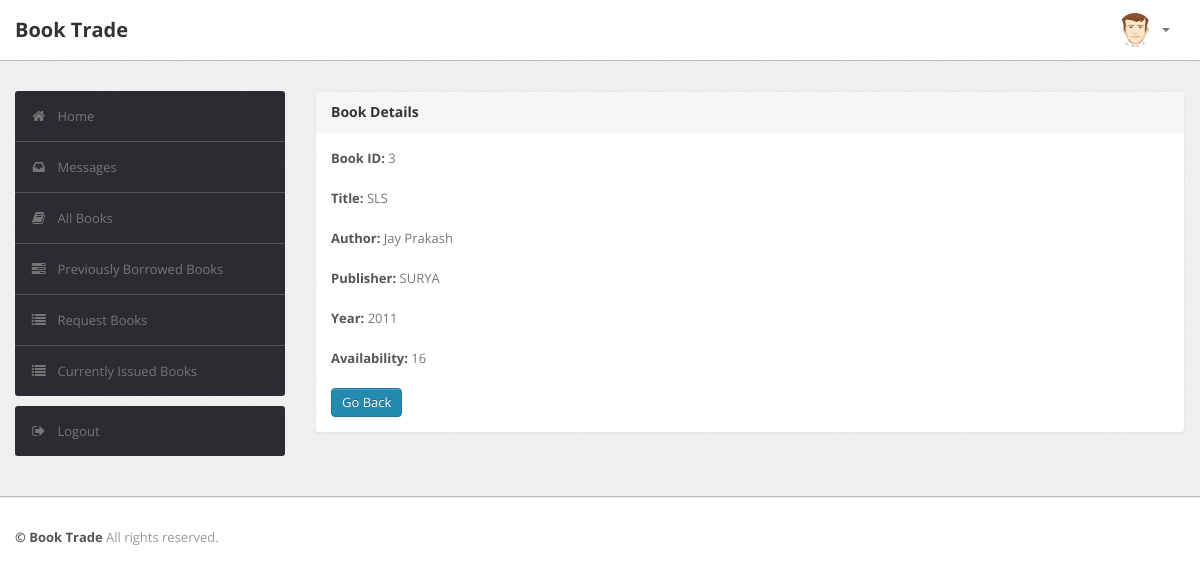
Page /student/bookdetails.php?id=3 (signed in) on the committed database.
### tables this page shows
CREATE TABLE `book` (
  `BookId` int NOT NULL,
  `Title` varchar(50) DEFAULT NULL,
  `Publisher` varchar(50) DEFAULT NULL,
  `Year` varchar(50) DEFAULT NULL,
  `Availability` int DEFAULT NULL
);

CREATE TABLE `author` (
  `BookId` int NOT NULL,
  `Author` varchar(50) NOT NULL
);

### student/bookdetails.php (the view, shortened to what this page needs)
<?php
require('dbconn.php');
?>
<?php
if ($_SESSION['RollNo']) {
    ?>
<!DOCTYPE html>
<html lang="en">
    <head>
        <link type="text/css" href="bootstrap/css/bootstrap.min.css" rel="stylesheet">
        <link type="text/css" href="bootstrap/css/bootstrap-responsive.min.css" rel="stylesheet">
        <link type="text/css" href="css/theme.css" rel="stylesheet">
        <link type="text/css" href="images/icons/css/font-awesome.css" rel="stylesheet">
    </head>
    <body>
        <div class="navbar navbar-fixed-top">
            <div class="navbar-inner">
                <div class="container">
                        <a class="brand" href="index.php">Book Trade </a>
                    <div class="nav-collapse collapse navbar-inverse-collapse">
                        <ul class="nav pull-right">
                            <li class="nav-user dropdown"><a href="#" class="dropdown-toggle" data-toggle="dropdown">
                                <img src="images/user.png" class="nav-avatar" />
                                <b class="caret"></b></a>
                            </li>
                        </ul>
                    </div>
                </div>
            </div>
        </div>
        <div class="wrapper">
            <div class="container">
                <div class="row">
                    <div class="span3">
                        <div class="sidebar">
                            <ul class="widget widget-menu unstyled">
                                <li class="active"><a href="index.php"><i class="menu-icon icon-home"></i>Home
                                </a></li>
                                 <li><a href="message.php"><i class="menu-icon icon-inbox"></i>Messages</a>
                                </li>
                                <li><a href="book.php"><i class="menu-icon icon-book"></i>All Books </a></li>
                                <li><a href="history.php"><i class="menu-icon icon-tasks"></i>Previously Borrowed Books </a></li>
                                <li><a href="requestbook.php"><i class="menu-icon icon-list"></i>Request Books </a></li>
                                <li><a href="current.php"><i class="menu-icon icon-list"></i>Currently Issued Books </a></li>
                            </ul>
                            <ul class="widget widget-menu unstyled">
                                <li><a href="logout.php"><i class="menu-icon icon-signout"></i>Logout </a></li>
                            </ul>
                        </div>
                    </div>
                    <div class="span9">
                        <div class="content">
                        <div class="module">
                            <div class="module-head">
                                <h3>Book Details</h3>
                            </div>
                            <div class="module-body">
                        <?php
                            $x=$_GET['id'];
                            $sql="select * from LMS.book where BookId='$x'";
                            $result=$conn->query($sql);
                            $row=$result->fetch_assoc();
                                $bookid=$row['BookId'];
                                $name=$row['Title'];
                                $publisher=$row['Publisher'];
                                $year=$row['Year'];
                                $avail=$row['Availability'];
                                echo "<b>Book ID:</b> ".$bookid."<br><br>";
                                echo "<b>Title:</b> ".$name."<br><br>";
                                $sql1="select * from LMS.author where BookId='$bookid'";
                                $result=$conn->query($sql1);
                                echo "<b>Author:</b> ";
                                while($row1=$result->fetch_assoc())
                                {
                                    echo $row1['Author']."&nbsp;";
                                }
                                echo "<br><br>";
                                echo "<b>Publisher:</b> ".$publisher."<br><br>";
                                echo "<b>Year:</b> ".$year."<br><br>";
                                echo "<b>Availability:</b> ".$avail."<br><br>";
                            ?>
                        <a href="book.php" class="btn btn-primary">Go Back</a>
                               </div>
                           </div>
                            </div>
                </div>
                </div>
                </div>
            </div>
<div class="footer">
            <div class="container">
                <b class="copyright">&copy; Book Trade </b>All rights reserved.
            </div>
        </div>
    </body>
</html>
<?php }
else {
    echo "<script type='text/javascript'>alert('Access Denied!!!')</script>";
} ?>

### student/css/theme.css (style rules this page uses)
body { font-size: 13px; font-family: 'Open Sans', Arial, sans-serif; background: #fff; color: #777 }
h1, h2, h3, h4, h5, h6 { color: #333; margin-top: 0 }
h3 { font-size: 20px }
strong, b { color: #555 }
.wrapper { background: url(../images/bg.png) #eee; border-bottom: 1px solid #bbb; -webkit-box-shadow: 0 1px 2px rgba(0,0,0,0.1); -moz-box-shadow: 0 1px 2px rgba(0,0,0,0.1); box-shadow: 0 1px 2px rgba(0,0,0,0.1); padding: 30px 0 }
.footer { color: #999; padding: 30px 0 60px }
body [class^="icon-"], body [class*=" icon-"] { font-size: 14px; line-height: 20px; height: 20px }
.module { background: #fff; -webkit-border-radius: 3px; -moz-border-radius: 3px; border-radius: 3px; border: 1px solid #ccc; border-bottom-color: #bbb; -webkit-box-shadow: 0 0 1px rgba(0,0,0,0.2); -moz-box-shadow: 0 0 1px rgba(0,0,0,0.2); box-shadow: 0 0 1px rgba(0,0,0,0.2); margin-bottom: 30px }
.navbar { position: static!important; margin: 0!important }
.navbar .navbar-inner { background: #fff; border-bottom: 1px solid #bbb; -webkit-box-shadow: 0 1px 2px rgba(0,0,0,0.15); -moz-box-shadow: 0 1px 2px rgba(0,0,0,0.15); box-shadow: 0 1px 2px rgba(0,0,0,0.15) }
.navbar .brand { color: #333; font-weight: bold; font-size: 20px; margin-right: 20px; padding: 20px }
.navbar .nav>li>a { padding: 20px 15px; font-weight: bold; color: #777 }
.nav-user>a { height: 20px }
.nav-avatar { width: 34px; height: 34px; margin: -7px 5px 0 0; -webkit-border-radius: 50%; -moz-border-radius: 50%; border-radius: 50% }
.btn, .btn-box { -webkit-border-radius: 3px; -moz-border-radius: 3px; border-radius: 3px }
.btn { font-size: 13px; font-weight: 600 }
.btn { display: inline-block; margin-bottom: 0; font-weight: 400; text-align: center; vertical-align: middle; cursor: pointer; background-image: none; border: 1px solid transparent; white-space: nowrap; padding: 4px 10px; font-size: 13px; line-height: 1.42857; border-radius: 4px; -webkit-user-select: none; -moz-user-select: none; -ms-user-select: none; user-select: none }
.btn-primary { color: #fff; background-color: #248aaf; border-color: #20799a }
.widget-menu { background: #fff; -webkit-border-radius: 3px; -moz-border-radius: 3px; border-radius: 3px; overflow: hidden }
.widget-menu a { color: #555; display: block; line-height: 20px; padding: 15px; text-decoration: none!important }
.widget-menu .menu-icon { margin-right: 10px; color: #767676; -webkit-transition: all .2s ease-in-out; -moz-transition: all .2s ease-in-out; transition: all .2s ease-in-out; }
.widget-menu>li+li { border-top: 1px solid #555 }
.widget-menu>li>a { background-color: #2d2b32; color: #767676; -webkit-transition: all .2s ease-in-out; -moz-transition: all .2s ease-in-out; transition: all .2s ease-in-out; }
.module { box-shadow: 0 0 3px rgba(0,0,0,.1); border-color: #e9e9e9; margin-bottom: 20px; background-color: #fff; border-radius: 4px; -webkit-box-shadow: 0 1px 1px rgba(0,0,0,.05); box-shadow: 0 1px 1px rgba(0,0,0,.05); }
.module-head { color: #767676; background-color: #f6f6f6; border-color: #e9e9e9; padding: 10px 15px; border-bottom: 1px solid transparent; border-top-right-radius: 3px; border-top-left-radius: 3px; }
.module-head h3 { font-size: 14px; line-height: 20px; height: 20px; margin: 0 }
.module-body { padding: 15px }

### rows in the picture
book: BookId "3", Title "SLS", Publisher "SURYA", Year "2011", Availability "16"
author: Author "Jay Prakash"
